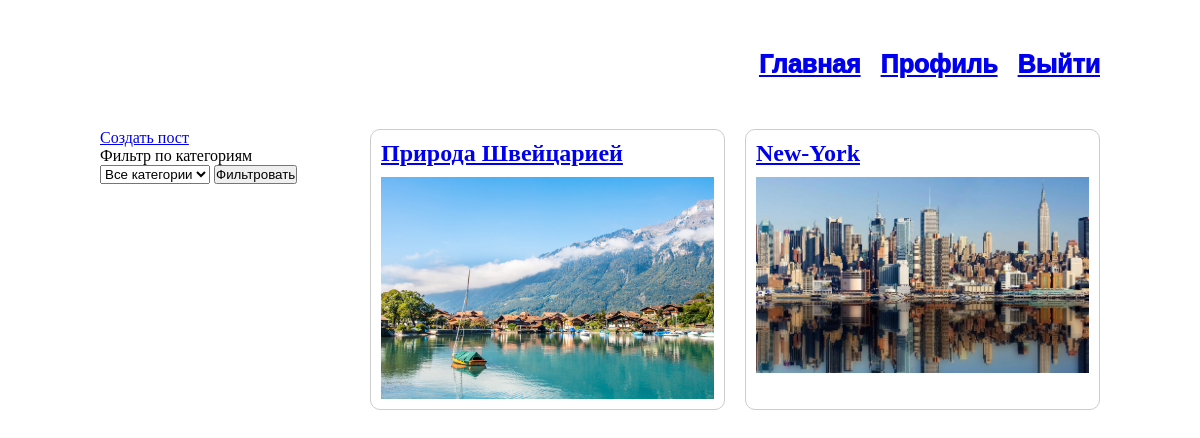
Page / (signed in) on the committed database.
### main/models.py (models this page shows, shortened)
class Category(models.Model):
    category = models.CharField(max_length=25, unique=True)
    def __str__(self):
        return self.category

class Post(models.Model):
    title = models.CharField(max_length=200)
    image = models.ImageField(upload_to='images/')
    content = models.TextField()
    author = models.ForeignKey(settings.AUTH_USER_MODEL, on_delete=models.CASCADE)
    created_data = models.DateTimeField(auto_now_add=True)
    category = models.ForeignKey(Category, on_delete=models.CASCADE,related_name='posts')

### main/views.py (the view)
# urls.py: path('', views.index, name='home_page'),
def index(request):
    posts = Post.objects.all()
    form = PostFillerForms(request.GET)
    if form.is_valid() and form.cleaned_data['category']:
        posts = posts.filter(category=form.cleaned_data['category'])
    print(form.errors)  # Проверим, нет ли ошибок
    print(form.cleaned_data)  # Какие данные приходят?
    return render(request, 'main/home_page.html', {'posts': posts, 'form':form})

### main/forms.py
class PostFillerForms(forms.ModelForm):
    category = forms.ModelChoiceField(
        queryset=Category.objects.all(),
        required=False,
        empty_label='Все категории'
    )
    class Meta:
        model = Post
        fields = ['category']
    def __init__(self, *args, **kwargs):
        super().__init__(*args, **kwargs)
        self.fields['category'].queryset = Category.objects.all()

### main/templates/main/home_page.html (shortened to what this page needs)
{% extends 'base/base.html' %}
{% load static %}
{% block link %}
    <link rel="stylesheet" href="{% static 'main/home_page.css' %}">
{% endblock %}
{% block content %}
<div class="home_page-content-wrapper">
    <div class="home_page-sidebar">
        <div class="home_page-created-btn">
            <a href="{% url 'create_page' %}">Создать пост</a>
         </div>
        <p>Фильтр по категориям</p>
        <form method="GET">
            {{ form.category }}
            <button type="submit">Фильтровать</button>
        </form>
    </div>
    <div class="home_page-posts-grid">
        {% for post in posts %}
            <div class="home_page-post">
                <a href="{% url 'detail_page' post.id %}" class="home_page-post-title"><h2>{{ post.title }}</h2></a>
                <img src="{{ post.image.url }}" class="home_page-post-image" alt="">
            </div>
        {% endfor %}
    </div>
</div>
{% endblock %}

### base/static/base/base.css (style rules this page uses)
* { padding: 0px; margin: 0px; }

### main/static/main/home_page.css (style rules this page uses)
.home_page-content-wrapper { display: grid; grid-template-columns: 250px 1fr; gap: 20px; margin-top: 50px; }
.home_page-posts-grid { display: grid; grid-template-columns: repeat(2, 1fr); gap: 20px; }
.home_page-post { display: flex; flex-direction: column; gap: 10px; border: 1px solid #ccc; padding: 10px; border-radius: 10px; position: relative; }
.home_page-post img { width: 100%; height: auto; }

### rows in the picture
Category: category "Все категории"
Post: title "Природа Швейцарией", image (picture)
Post: title "New-York", image (picture)
